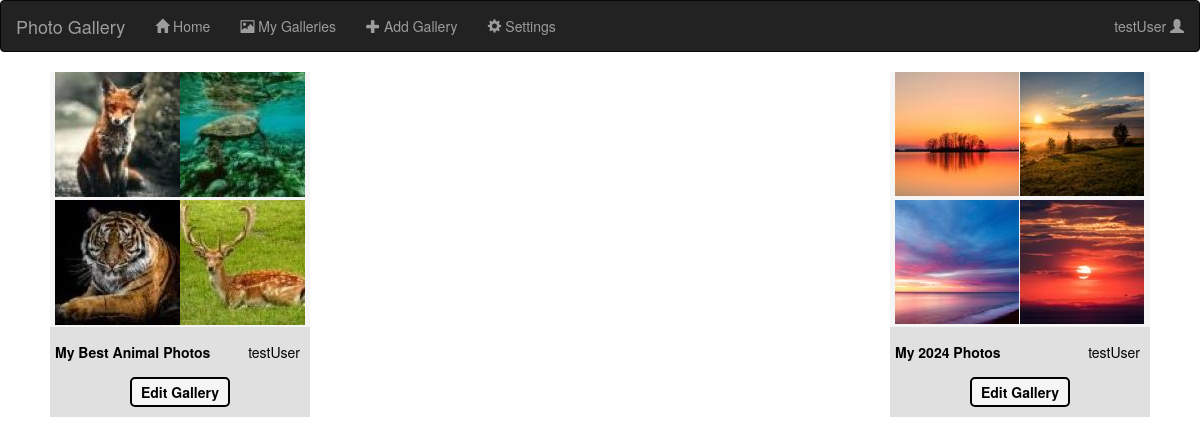
/myGalleries (signed in), run on an earlier commit of the app's database.
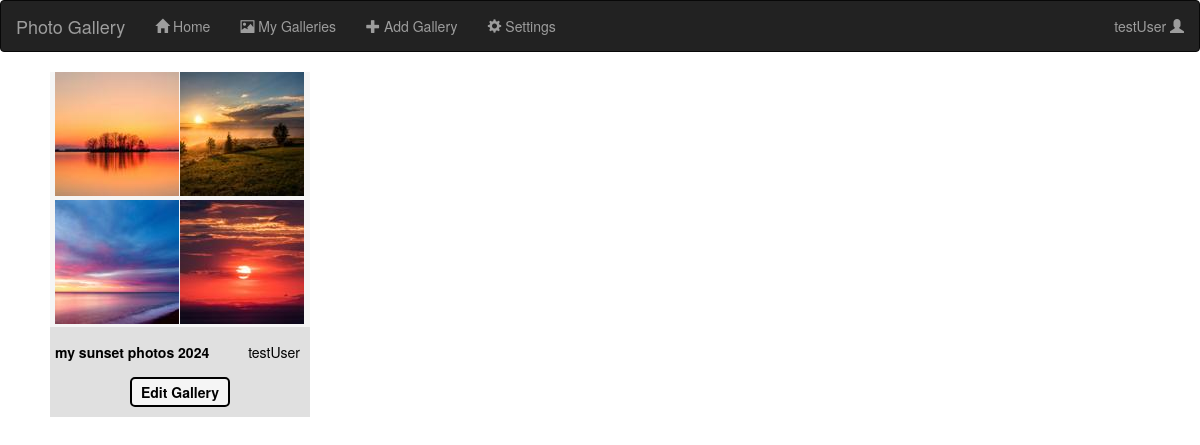
And on a later commit of the database.
### app.py (models this page shows, shortened)
class User(UserMixin, db.Model):
    __tablename__ = 'users'
    __bind_key__ = 'users'
    id = db.Column(db.Integer, primary_key = True)
    fname = db.Column(db.String(32))
    lname = db.Column(db.String(32))
    email = db.Column(db.String(300), unique = True)
    username = db.Column(db.String(24))
    passwordHash = db.Column(db.String(128))
    galleries = db.relationship('Gallery', backref='user')

class Gallery(db.Model):
    __tablename__ = 'galleries'
    id = db.Column(db.Integer, primary_key=True)
    userId = db.Column(db.Integer, db.ForeignKey(User.id))
    numPhotos = db.Column(db.Integer)
    title = db.Column(db.String(40))
    dateCreated = db.Column(db.Date)
    dateLastEdited = db.Column(db.Date)
    description = db.Column(db.Text)
    photos = db.relationship('Photo', backref='gallery')

class Photo(db.Model):
    __tablename__ = 'photos'
    __bind_key__ = 'photos'
    id = db.Column(db.Integer, primary_key=True)
    galleryId = db.Column(db.Integer, db.ForeignKey(Gallery.id))
    photoURL = db.Column(db.String(32))
    thumbnailURL = db.Column(db.String(32))

### app.py (the view)
@app.route("/myGalleries")
def myGalleries():
    myGalls = []
    loggedIn = isLoggedIn()
    if not loggedIn:
        return render_template('loginNeeded.html', loggedIn = loggedIn)
    myGalls = Gallery.query.filter_by(userId=session['userId']).all()
    return render_template('myGalleries.html', loggedIn = loggedIn, photos = photos, galleries = myGalls, username = getCurrentUsername(), users = users)

### app.py (called while the page is built)
@lm.user_loader
def loadUser(id):
    return User.query.get(int(id))

def getCurrentUsername():
    currentUserID = session.get("userId", None)
    currentUsername = None
    if currentUserID != None:
        currentUsername = loadUser(currentUserID).username
    return currentUsername

def isLoggedIn():
    if 'loggedIn' not in session:
        session['loggedIn'] = False
        session.modified = True
    return session['loggedIn']

### templates/myGalleries.html (shortened to what this page needs)
{% extends "base.html" %}
{% block content %}
    <div id = "galleries">
        {% for gallery in galleries %}
            {% set numPhotos = gallery['numPhotos'] %}
            {% set photosList = gallery['photos'] %}
            <div class = "galleryPreview">
                <a href = "{{ url_for('viewGallery', galleryID = gallery['id'])}}">
                    <div class = "photosPreview">
                        {% for i in range(4) %}
                            <div class = "thumbnailPhoto">
                                {% set photoURL = photosList[(i%numPhotos)]['thumbnailURL'] %}
                                <img src="{{photoURL}}">
                            </div>
                        {% endfor %}
                    </div>
                    <div class = "previewDetails">
                        <div class = "previewTitleDate">{{gallery['title']}}</div>
                        <div class = "previewUser">{{users[gallery['userId']]['username']}}</div>
                    </div>
                </a>
                <div class = "editSection">
                    <div class = "editButton" id = "{{gallery['id']}}"><a href = "{{ url_for('editGallery', galleryID = gallery['id'])}}" >Edit Gallery</a></div>
                </div>
            </div>
        {% endfor %}
    </div>
{% endblock %}

### templates/base.html (shortened to what this page needs)
{% extends "bootstrap/base.html" %}
{% block head %}
    <link rel = "stylesheet" href = "../static/style.css">
    <link rel="stylesheet" href="https://cdn.jsdelivr.net/npm/bootstrap@3.3.7/dist/css/bootstrap.min.css">
{% endblock %}
{% block body %}
<nav class="navbar navbar-inverse" id = "navbar">
    <div class="container-fluid">
        <div class="navbar-header">
            <a class="navbar-brand" href="#">Photo Gallery</a>
        </div>
        <ul class="nav navbar-nav">
            <li><a href="{{ url_for('homePage') }}"><span class="glyphicon glyphicon-home"></span> Home</a></li>
            <li><a href="{{ url_for('myGalleries') }}"><span class="glyphicon glyphicon-picture"></span> My Galleries</a></li>
            <li><a href="{{ url_for('addGallery') }}"><span class="glyphicon glyphicon-plus"></span> Add Gallery</a></li>
            <li><a href="{{ url_for('settings') }}"><span class="glyphicon glyphicon-cog"></span> Settings</a></li>
        </ul>
        <ul class="nav navbar-nav navbar-right">
            {% if loggedIn == False %}
                <li><a href="{{ url_for('register') }}"><span class="glyphicon glyphicon-user"></span> Sign Up</a></li>
                <li><a href="{{ url_for('login') }}"><span class="glyphicon glyphicon-log-in"></span> Login</a></li>
            {% elif loggedIn == True %}
                <li onmouseenter="showPopup()" onmouseleave="hidePopup()"><a href="#">{{username}} <span class="glyphicon glyphicon-user"></span></a></li>
            {% endif %}
        </ul>
    </div>
</nav>
    {% block content %}{% endblock %}
{% endblock %}

### static/style.css (style rules this page uses)
:root { --lightBackground: #F5F5F5; --darkBackground: #E0E0E0; }
#navbar { margin-bottom: 0; }
#galleries { display:grid; grid-gap: 20px; grid-template-columns: repeat(auto-fit, 260px); justify-content: space-between; padding: 20px 50px; width: minmax(80%, calc(100%-250px)) }
.galleryPreview { background-color: var(--darkBackground); }
.photosPreview { display: grid; grid-template-rows: repeat(2, 1fr); grid-template-columns: repeat(2, 125px); place-content: center; margin: auto; margin-bottom: 10px; height: 255px; background-color: var(--lightBackground); }
.previewTitleDate { float:left; font-weight: bold; padding: 5px; }
.previewUser { float: right; padding: 5px; padding-right: 10px; }
.previewDetails { color: black; margin-bottom: 50px; }
.editSection { height: 40px; }
.editButton { margin: auto; height: 30px; width: 100px; border: black solid 2px; border-radius: 5px; background-color: var(--lightBackground); font-weight: bold; text-align: center; padding-top: 3px; }
.editButton a { color: black; }

What changed in the data, as far as the page shows it:
no longer on this page (row edited): Gallery: thumbnailURL (picture), title "My Best Animal Photos", userId.username "testUser"
changed Gallery "testUser": title "My 2024 Photos" → "my sunset photos 2024"
